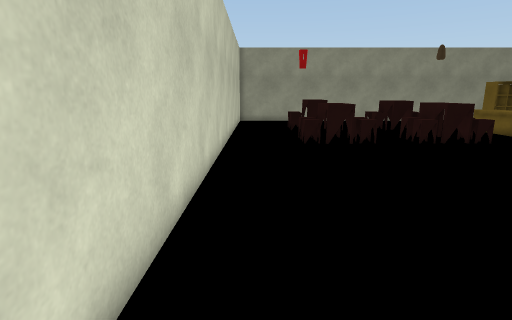
View 1 (above)

19 first-person views from a walk through a 3-D level made in the Unity game engine. The camera is 1.3 m above the floor, tilts 12° down and sees 80° across. The floor is counted in squares, 0.5 m on a side. Each view is taken from the middle of a square. On the plan, view 1 faces up. The plan holds only what a view shows up to about 20 squares ahead; the rest is blank. The place goes on beyond the plan. The player character is not drawn.

View 2
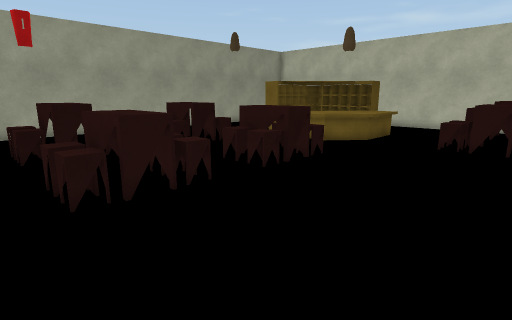

View 3
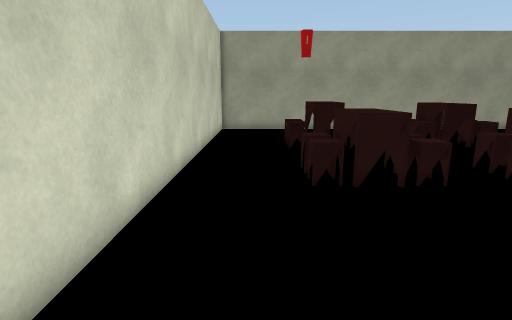

View 4
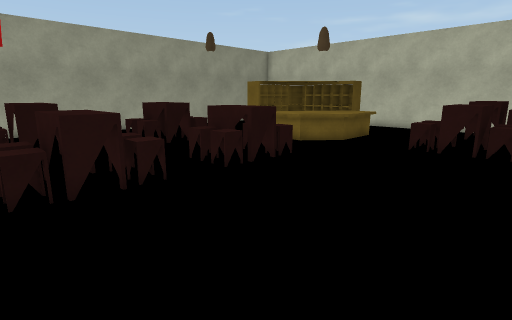

View 5
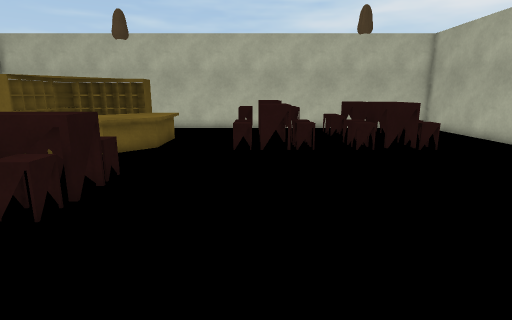

View 6
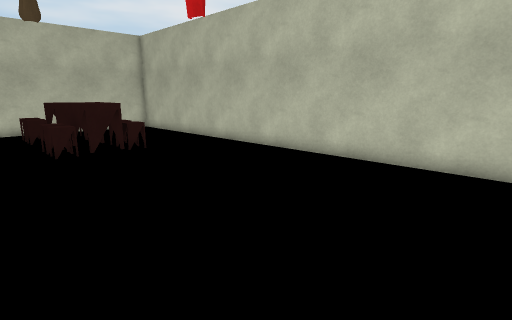

View 7
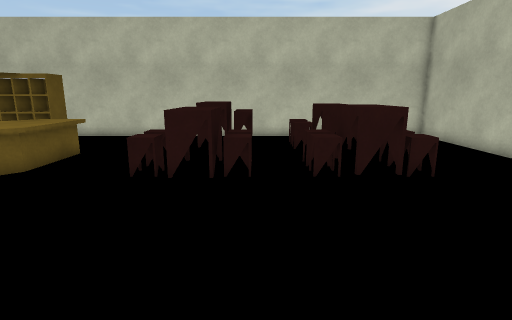

View 8
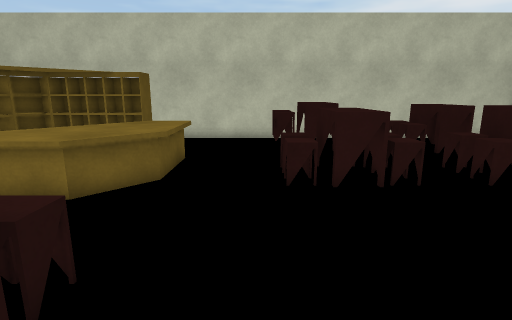

View 9
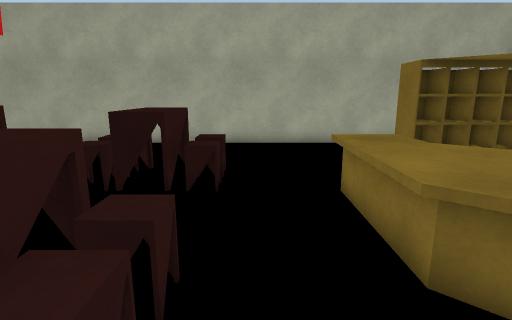

View 10
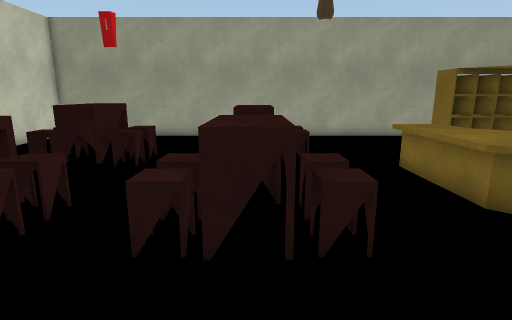

View 11
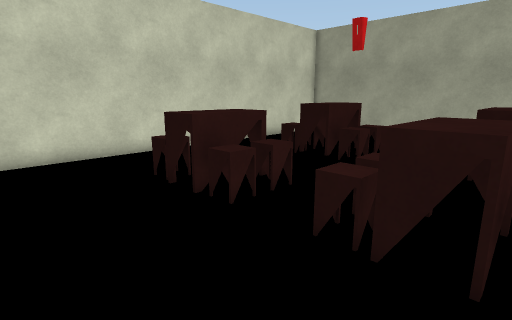

View 12
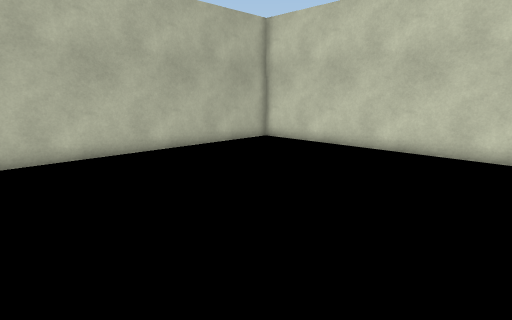

View 13
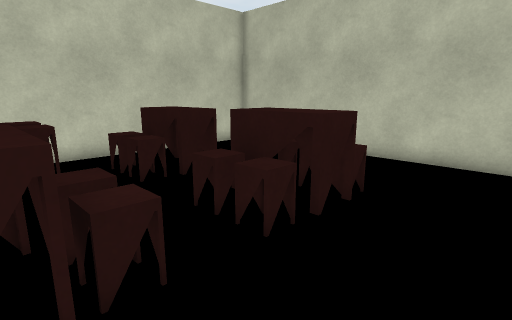

View 14
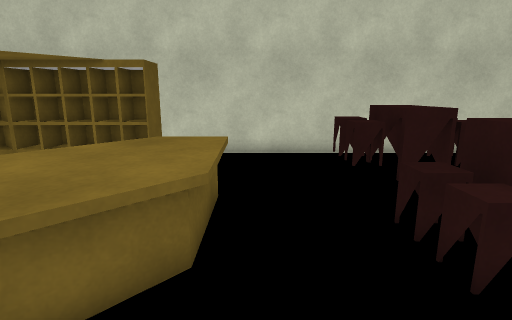

View 15
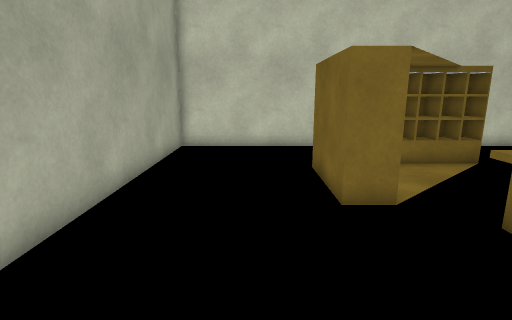

View 16
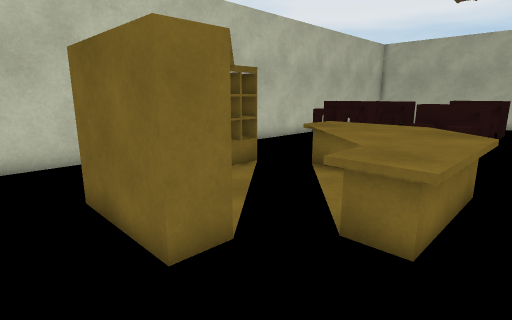

View 17
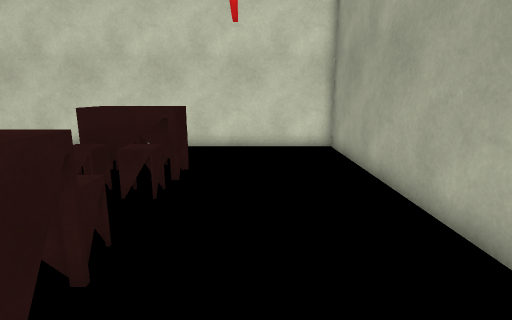

View 18
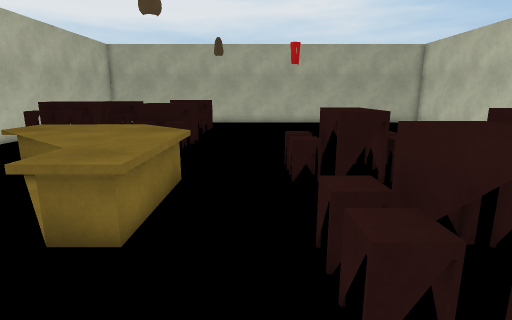

View 19
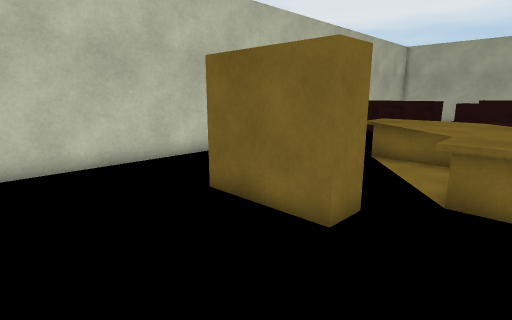

### Floor plan
Key: @ floor where view 1 was taken; # wall or solid block; . floor; = window, fence, low wall or low ledge; ^ raised ledge; C chair; T table; O other object.
Columns run from 2 left of view 1 to 28 right of it. Each row starts with its distance up from view 1.
 32 ###############################
 31 #                 .           #
 30 #                             #
 29 #                             #
 28 #             . ..            #
 27 #                             #
 26 #     ##    ####     #####    #
 25 #    CTTCC C#T#C     ######   #
 24 #    #TT## ##T##      ^  ###  #
 23 #    C#TCC C#T#C  ### .^  ##  #
 22 #                 =##  .^ ##  #
 21 #                 =###  .^##  #
 20 #                 =####  .##  #
 19 #    C#TCC C#TC#  =###### ##  #
 18 #    CTTC# C#TC#  ######=     #
 17 #    CTTCC C#TC#   #====#     #
 16 #     TT     T##.             #
 15 #               .             #
 14 #          .                  #
 13 #                   C#C  C#C  #
 12 #    .       ...   ####  ###  #
 11 #               .  #TTT  TTT  #
 10 #    .             #C#C  C#C  #
  9 #  .      .         ###  ###  #
  8 #  ..                         #
  7 #                   C#C  C#C  #
  6 #                  ####  ###  #
  5 #                  #TTT  TTT  #
  4 #                  #C#C  T O  #
  3 #                   ##        #
  2 #                             #
  1 #                             #
  0 # @                           #
 -1 #                             #
 -2 ###############################

Where each view was taken, in squares from view 1:
view 1: 0 up, 0 right, facing up
view 2: 9 up, 1 right, facing up-right
view 3: 8 up, 1 right, facing up
view 4: 8 up, 2 right, facing up-right
view 5: 12 up, 3 right, facing right
view 6: 10 up, 3 right, facing down-right
view 7: 9 up, 8 right, facing right
view 8: 14 up, 9 right, facing right
view 9: 15 up, 14 right, facing up
view 10: 12 up, 11 right, facing up
view 11: 12 up, 12 right, facing up-left
view 12: 12 up, 13 right, facing down-left
view 13: 11 up, 14 right, facing down-right
view 14: 16 up, 14 right, facing right
view 15: 28 up, 12 right, facing right
view 16: 28 up, 15 right, facing down-right
view 17: 28 up, 14 right, facing left
view 18: 28 up, 14 right, facing down
view 19: 31 up, 16 right, facing down-right
